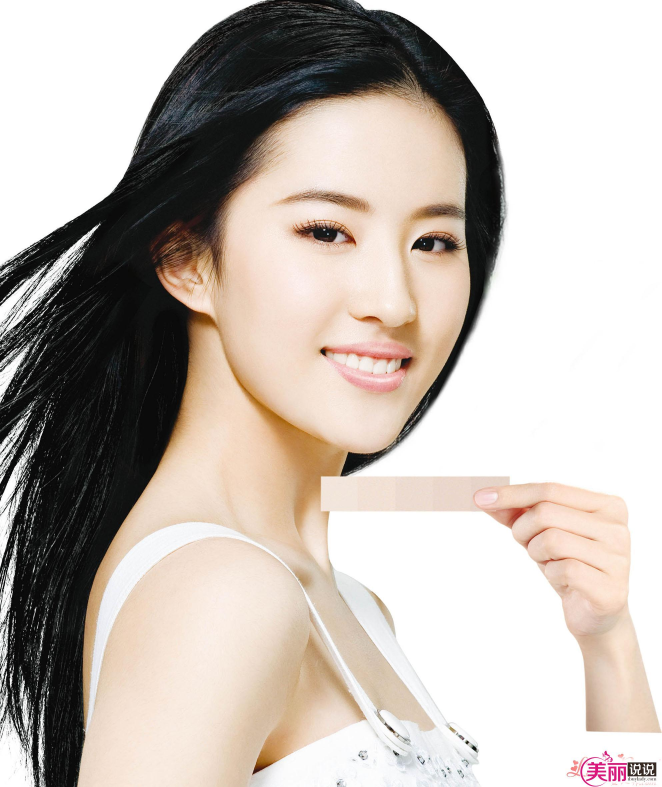
#> input picture test/lyf.jpg, 1985 x 2361 px (shown at 1/3 size)
$ python ResizePicture.py ../../test/lyf.jpg 100 100 out   (Python 2 division)
#> lines starting #> are read from the running program, lines starting #| are printed output that depends on the picture
# -*- coding:utf-8 -*-
import argparse
import os
import sys
reload(sys)
from PIL import Image
import glob
sys.setdefaultencoding('utf8')

if __name__ == "__main__":
	parse = argparse.ArgumentParser(prog="ResizePicture", description="resize picture.")
	parse.add_argument("path", help="pics to be resized, 'dir/*.jpg' imply all jpg files in dir")
	parse.add_argument("width", type=int, help="width")
	parse.add_argument("height", type=int, help="height")
	parse.add_argument("output", help="output directory")
	args = parse.parse_args()

	if os.path.isfile(args.output):
		print "%s is a file" % args.output
		sys.exit()
	if not os.path.exists(args.output):
		os.mkdir(args.output)
	for item in glob.glob(args.path):
		try:
			img = Image.open(item)
#> img is the input picture: PIL image 1985x2361 RGB; mean R, G, B 193.8, 184.8, 177.5
		except IOError, e:
			print "can't open file %s " % item
			sys.exit()
		img = img.resize((args.width, args.height))
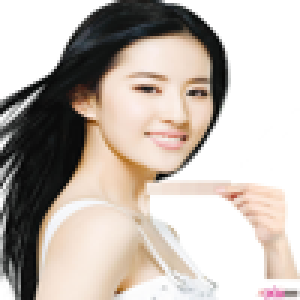
#> img: PIL image 100x100 RGB (shown 3 times larger); mean R, G, B 193.7, 184.7, 177.4
		try:
			img.save(os.path.join(args.output, os.path.basename(item)))
		except IOError, e:
			print "can't save file %s " % os.path.join(args.output, os.path.basename(item))
			sys.exit()
